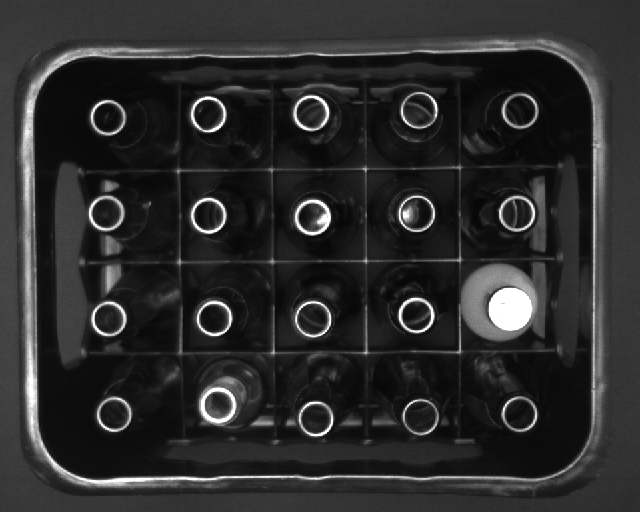
#> input picture images/bottle_crate_06.png, 640 x 512 px
$ python countingBottles.py
#> lines starting #> are read from the running program, lines starting #| are printed output that depends on the picture; after the words box and inside, x2 and y2 are one past the last pixel; in counts of white or black regions, pixels touching at a corner belong together
#Author : Aldi Wista FADHILAH and Atland BOKSI
import cv2
import numpy as np

im_file = "bottle_crate_06.png"
img = cv2.imread("images/"+im_file,cv2.IMREAD_COLOR)
#> img is the input picture: shape (512, 640, 3); min 6, max 255, mean 44
img = cv2.medianBlur(img,5)
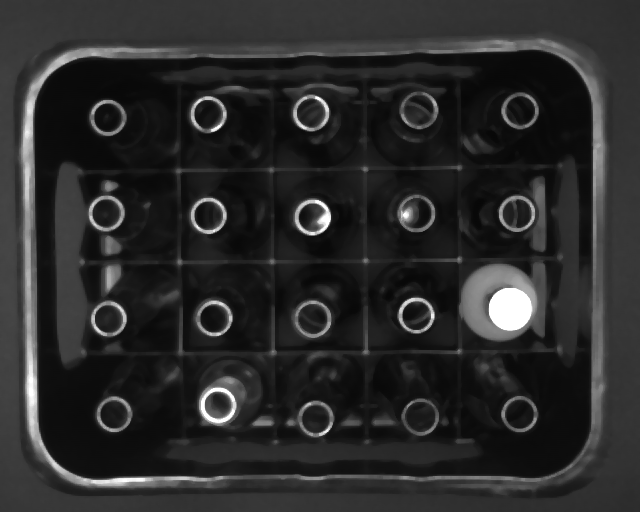
#> img: shape (512, 640, 3); min 7, max 255, mean 42.5
img2 = cv2.medianBlur(img,13)
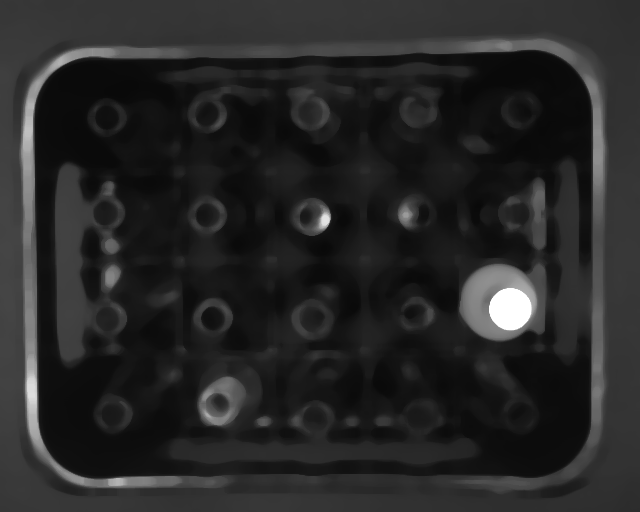
#> img2: shape (512, 640, 3); min 9, max 255, mean 39

gray = cv2.cvtColor(img, cv2.COLOR_BGR2GRAY)
gray2 = cv2.cvtColor(img2, cv2.COLOR_BGR2GRAY)

normal_bottles= cv2.HoughCircles(gray,cv2.HOUGH_GRADIENT,1,40
                                    ,param1 = 32
                                    ,param2=30,minRadius =1, maxRadius =26)
#> normal_bottles = 20 rows, first 8: [416.5, 314.5, 18], [419.5, 416.5, 18.1], [113.5, 413.5, 17.2], [418.5, 109.5, 15], [416.5, 213.5, 18.2], [519.5, 110.5, 14.7], [107.5, 117.5, 14.1], [213.5, 317.5, 18.3]

flip_bottles =cv2.HoughCircles(gray2,cv2.HOUGH_GRADIENT,1,40
                                    ,param1 = 32
                                    ,param2=30,minRadius =30, maxRadius =38)
#> flip_bottles = [[497.5, 300.5, 37.4]]

num_bottles=0
if normal_bottles is not None:
    normal_bottles = np.uint16(np.around(normal_bottles))
#> normal_bottles = 20 rows, first 8: [416, 314, 18], [420, 416, 18], [114, 414, 17], [418, 110, 15], [416, 214, 18], [520, 110, 15], [108, 118, 14], [214, 318, 18]

    for pt in normal_bottles[0, :]:
        a, b, r = pt[0], pt[1], pt[2]
        cv2.circle(img, (a, b), r, (0, 255, 0), 2)
        cv2.circle(img, (a, b), 1, (0, 0, 255), 3)
        num_bottles=num_bottles+1
#> this loop made 20 passes
#> (a, b, r) on passes 1 to 12: (416, 314, 18), (420, 416, 18), (114, 414, 17), (418, 110, 15), (416, 214, 18), (520, 110, 15), (108, 118, 14), (214, 318, 18), (208, 114, 18), (310, 114, 18), (510, 308, 22), (312, 216, 17)
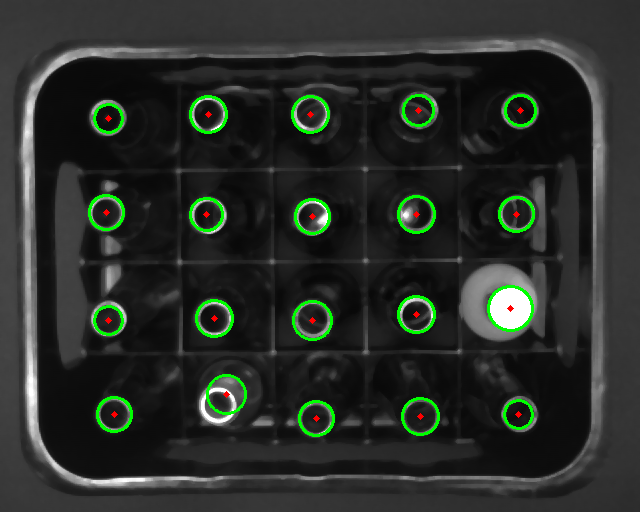
#> img: shape (512, 640, 3); 2.14% of pixels changed, all inside (x1, y1, x2, y2) = (88, 94, 537, 437)
#> after the loop, num_bottles = 20
else:
    num_bottles = 0

num_flipped_bottles = 0
if flip_bottles is not None:
    flip_bottles = np.uint16(np.around(flip_bottles))
#> flip_bottles = [[498, 300, 37]]
    for pt in flip_bottles[0, :]:
        a, b, r = pt[0], pt[1], pt[2]
        cv2.circle(img, (a, b), r, (255, 0, 255), 2)
        cv2.circle(img, (a, b), 1, (0, 0, 255), 3)
        num_flipped_bottles =num_flipped_bottles +1
#> this loop made 1 pass
#> (a, b, r, num_flipped_bottles) on pass 1: (498, 300, 37, 1)
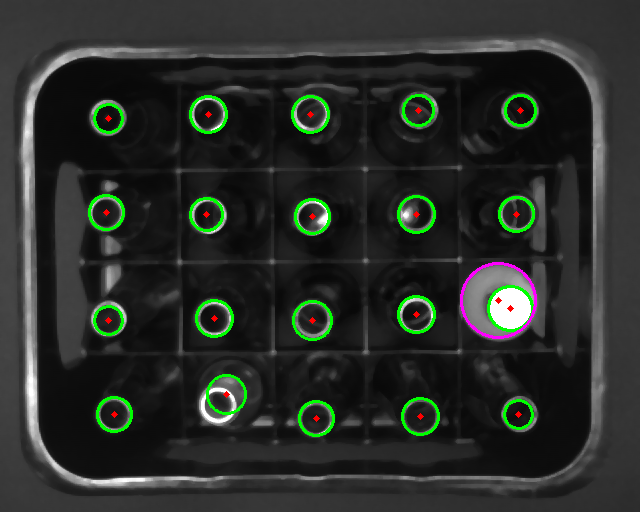
#> img: shape (512, 640, 3); 0.22% of pixels changed, all inside (x1, y1, x2, y2) = (460, 262, 537, 339)
#> after the loop, num_flipped_bottles = 1
else:
    num_flipped_bottles  = 0

num_bottles = num_bottles+num_flipped_bottles
#> num_bottles = 21

font = cv2.FONT_HERSHEY_SIMPLEX
#> font = 0
font_scale = 1
org = (200,50)
color = (255,255,255)
text = '# bottles = '+str(num_bottles)
#> text = '# bottles = 21'
img = cv2.putText(img, text, org, font,
                   font_scale, color, 5, cv2.LINE_AA)
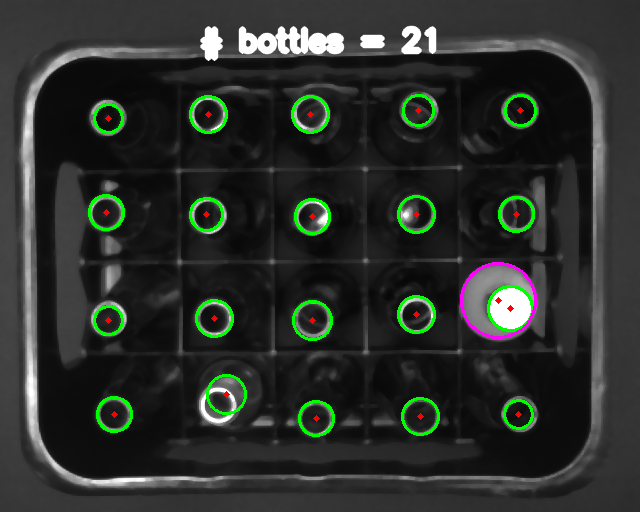
#> img: shape (512, 640, 3); 1.24% of pixels changed, all inside (x1, y1, x2, y2) = (200, 25, 437, 62)

cv2.imshow("Detected Bottles", img)
folder = "results/"
cv2.imwrite(folder+"results_"+im_file,img)
cv2.waitKey(0)
cv2.destroyAllWindows()

$ run again, with images/bottle_crate_01.png copied over images/bottle_crate_06.png
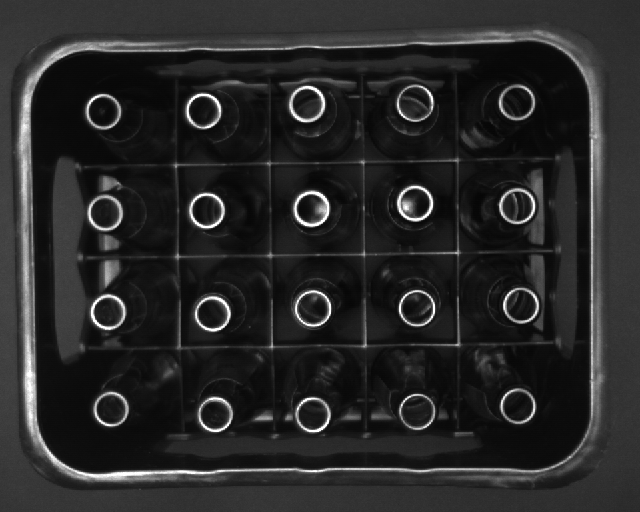
#> input picture images/bottle_crate_01.png, 640 x 512 px
#> img is the input picture: shape (512, 640, 3); min 6, max 255, mean 40.3
#> `normal_bottles= cv2.HoughCircles(gray,cv2.HOUGH_GRADIENT,1,40 ,param1 ..`: normal_bottles = 20 rows, first 8: [516.5, 102.5, 18.5], [306.5, 103.5, 18.6], [102.5, 111.5, 17.4], [107.5, 311.5, 17.2], [517.5, 405.5, 14.1], [202.5, 110.5, 14.1], [312.5, 414.5, 18.2], [105.5, 212.5, 18.5]
#> flip_bottles = None
#> `normal_bottles = np.uint16(np.around(normal_bottles))`: normal_bottles = 20 rows, first 8: [516, 102, 18], [306, 104, 19], [102, 112, 17], [108, 312, 17], [518, 406, 14], [202, 110, 14], [312, 414, 18], [106, 212, 18]
#> the loop `for pt in normal_bottles[0, :]:` made 20 passes
#> after the loop `for pt in normal_bottles[0, :]:`:
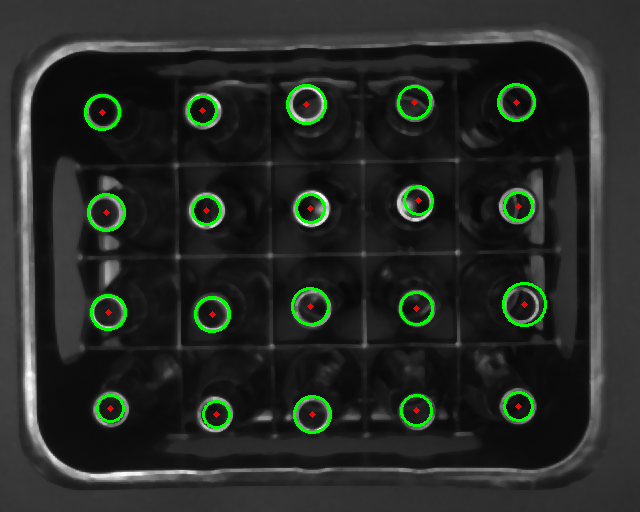
#> img: shape (512, 640, 3); mean B, G, R 36.9, 41.6, 37.3
#> after the loop `for pt in normal_bottles[0, :]:`: num_bottles = 20
#> font = 0
#> text = '# bottles = 20'
#> `img = cv2.putText(img, text, org, font, font_scale, color, 5, cv2.LINE..`:
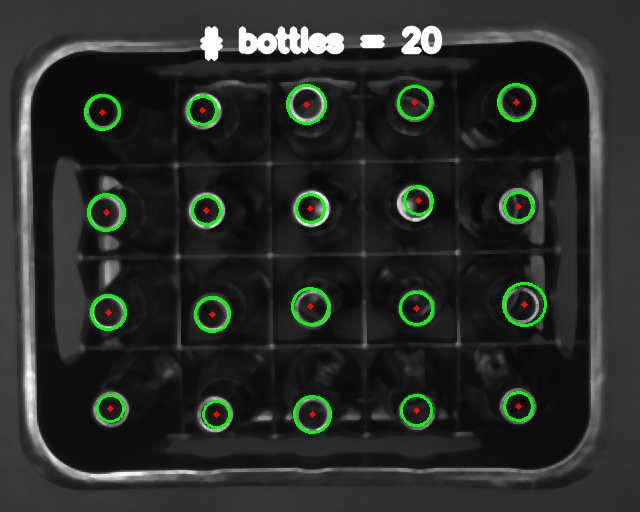
#> img: shape (512, 640, 3); 1.3% of pixels changed, all inside (x1, y1, x2, y2) = (200, 25, 443, 62)

$ run again, with images/bottle_crate_02.png copied over images/bottle_crate_06.png
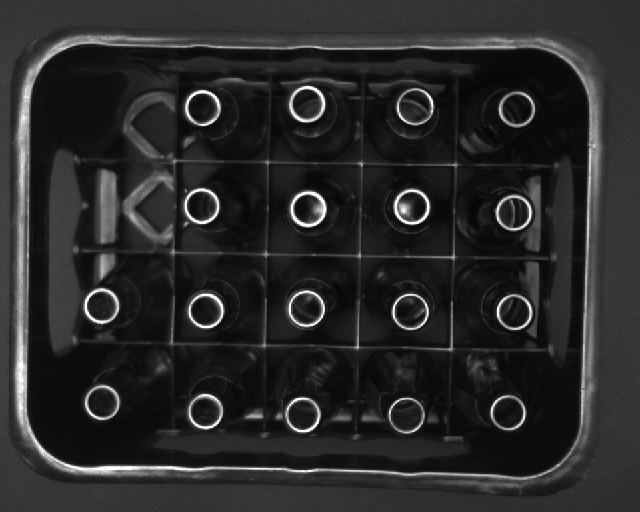
#> input picture images/bottle_crate_02.png, 640 x 512 px
#> img is the input picture: shape (512, 640, 3); min 6, max 255, mean 41.5
#> `normal_bottles= cv2.HoughCircles(gray,cv2.HOUGH_GRADIENT,1,40 ,param1 ..`: normal_bottles = 18 rows, first 8: [516.5, 108.5, 18.5], [507.5, 412.5, 14.5], [306.5, 103.5, 18.6], [307.5, 208.5, 18.5], [204.5, 411.5, 17.4], [202.5, 107.5, 14.6], [411.5, 206.5, 14.7], [201.5, 205.5, 14.6]
#> flip_bottles = None
#> `normal_bottles = np.uint16(np.around(normal_bottles))`: normal_bottles = 18 rows, first 8: [516, 108, 18], [508, 412, 14], [306, 104, 19], [308, 208, 18], [204, 412, 17], [202, 108, 15], [412, 206, 15], [202, 206, 15]
#> the loop `for pt in normal_bottles[0, :]:` made 18 passes
#> after the loop `for pt in normal_bottles[0, :]:`:
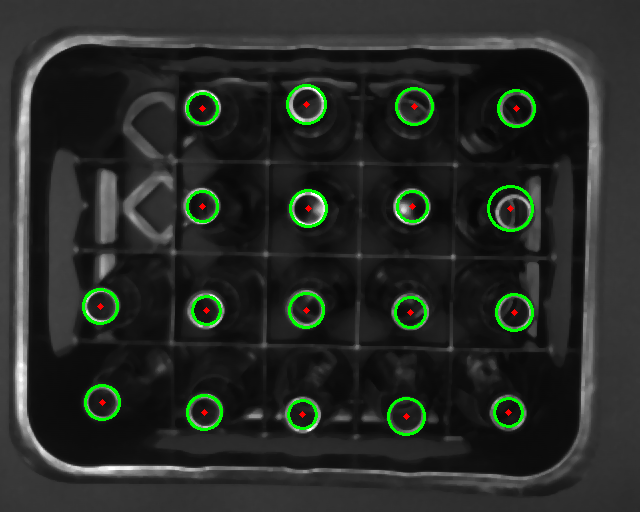
#> img: shape (512, 640, 3); mean B, G, R 38.2, 42.7, 38.6
#> after the loop `for pt in normal_bottles[0, :]:`: num_bottles = 18
#> font = 0
#> text = '# bottles = 18'
#> `img = cv2.putText(img, text, org, font, font_scale, color, 5, cv2.LINE..`:
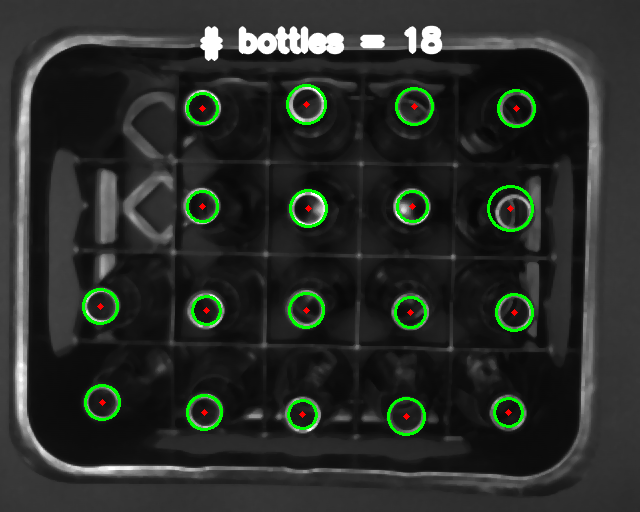
#> img: shape (512, 640, 3); 1.26% of pixels changed, all inside (x1, y1, x2, y2) = (200, 25, 443, 62)
